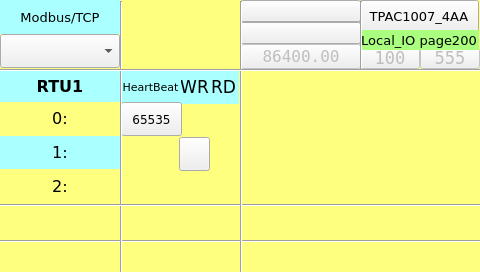
<?xml version="1.0" encoding="UTF-8"?>
<ui version="4.0">
 <class>page200</class>
 <widget class="QWidget" name="page200">
  <property name="geometry">
   <rect>
    <x>0</x>
    <y>0</y>
    <width>480</width>
    <height>272</height>
   </rect>
  </property>
  <property name="minimumSize">
   <size>
    <width>480</width>
    <height>272</height>
   </size>
  </property>
  <property name="maximumSize">
   <size>
    <width>480</width>
    <height>272</height>
   </size>
  </property>
  <property name="windowTitle">
   <string>page200</string>
  </property>
  <property name="styleSheet">
   <string notr="true">QWidget#page200
{
background-color: rgb(255, 255, 127);
}</string>
  </property>
  <widget class="Line" name="line_vt_2">
   <property name="geometry">
    <rect>
     <x>240</x>
     <y>1</y>
     <width>3</width>
     <height>272</height>
    </rect>
   </property>
   <property name="orientation">
    <enum>Qt::Vertical</enum>
   </property>
  </widget>
  <widget class="Line" name="line_vt_4">
   <property name="geometry">
    <rect>
     <x>360</x>
     <y>1</y>
     <width>3</width>
     <height>68</height>
    </rect>
   </property>
   <property name="orientation">
    <enum>Qt::Vertical</enum>
   </property>
  </widget>
  <widget class="ATCMbutton" name="atcmButton_menu">
   <property name="geometry">
    <rect>
     <x>359</x>
     <y>0</y>
     <width>120</width>
     <height>32</height>
    </rect>
   </property>
   <property name="font">
    <font>
     <family>DejaVu Sans</family>
     <pointsize>10</pointsize>
     <weight>50</weight>
     <bold>false</bold>
    </font>
   </property>
   <property name="toolTip">
    <string/>
   </property>
   <property name="whatsThis">
    <string>ATCMbutton widget</string>
   </property>
   <property name="pageName">
    <string>menu</string>
   </property>
   <property name="statusvar">
    <string/>
   </property>
   <property name="viewStatus">
    <bool>false</bool>
   </property>
   <property name="refresh">
    <number>200</number>
   </property>
   <property name="visibilityVar">
    <string/>
   </property>
   <property name="bgColor">
    <color>
     <red>85</red>
     <green>255</green>
     <blue>255</blue>
    </color>
   </property>
   <property name="borderColor">
    <color>
     <red>0</red>
     <green>0</green>
     <blue>0</blue>
    </color>
   </property>
   <property name="text">
    <string>TPAC1007_4AA</string>
   </property>
   <property name="pressText">
    <string>TPAC1007_4AA</string>
   </property>
   <property name="borderWidth">
    <number>1</number>
   </property>
   <property name="borderRadius">
    <number>0</number>
   </property>
   <property name="apparence">
    <enum>QFrame::Raised</enum>
   </property>
  </widget>
  <widget class="ATCMlabel" name="atcmLabel_FWrevision">
   <property name="enabled">
    <bool>false</bool>
   </property>
   <property name="geometry">
    <rect>
     <x>360</x>
     <y>48</y>
     <width>60</width>
     <height>21</height>
    </rect>
   </property>
   <property name="font">
    <font>
     <family>DejaVu Sans Mono</family>
     <pointsize>13</pointsize>
     <weight>50</weight>
     <bold>false</bold>
    </font>
   </property>
   <property name="text">
    <string>100</string>
   </property>
   <property name="toolTip">
    <string>PLC_FWrevision</string>
   </property>
   <property name="whatsThis">
    <string>ATCMlabel widget</string>
   </property>
   <property name="variable">
    <string>PLC_FWrevision</string>
   </property>
   <property name="refresh">
    <number>200</number>
   </property>
   <property name="max">
    <string>0</string>
   </property>
   <property name="min">
    <string>0</string>
   </property>
   <property name="viewStatus">
    <bool>false</bool>
   </property>
   <property name="visibilityVar">
    <string/>
   </property>
   <property name="bgColor">
    <color>
     <red>255</red>
     <green>255</green>
     <blue>127</blue>
    </color>
   </property>
   <property name="fontColor">
    <color>
     <red>0</red>
     <green>0</green>
     <blue>0</blue>
    </color>
   </property>
   <property name="borderWidth">
    <number>0</number>
   </property>
   <property name="borderRadius">
    <number>0</number>
   </property>
  </widget>
  <widget class="Line" name="line_hr_2">
   <property name="geometry">
    <rect>
     <x>0</x>
     <y>204</y>
     <width>481</width>
     <height>3</height>
    </rect>
   </property>
   <property name="font">
    <font>
     <family>DejaVu Sans</family>
    </font>
   </property>
   <property name="orientation">
    <enum>Qt::Horizontal</enum>
   </property>
  </widget>
  <widget class="QLabel" name="label_RTU_AnIn_14">
   <property name="geometry">
    <rect>
     <x>0</x>
     <y>136</y>
     <width>120</width>
     <height>33</height>
    </rect>
   </property>
   <property name="font">
    <font>
     <family>DejaVu Sans</family>
     <pointsize>12</pointsize>
    </font>
   </property>
   <property name="styleSheet">
    <string notr="true">background-color: rgb(170, 255, 255);</string>
   </property>
   <property name="text">
    <string>1:</string>
   </property>
   <property name="alignment">
    <set>Qt::AlignCenter</set>
   </property>
  </widget>
  <widget class="Line" name="line_vt_1">
   <property name="geometry">
    <rect>
     <x>120</x>
     <y>1</y>
     <width>3</width>
     <height>272</height>
    </rect>
   </property>
   <property name="orientation">
    <enum>Qt::Vertical</enum>
   </property>
  </widget>
  <widget class="Line" name="line_hr_3">
   <property name="geometry">
    <rect>
     <x>0</x>
     <y>231</y>
     <width>481</width>
     <height>21</height>
    </rect>
   </property>
   <property name="orientation">
    <enum>Qt::Horizontal</enum>
   </property>
  </widget>
  <widget class="QLabel" name="label_RTU_AnIn_18">
   <property name="geometry">
    <rect>
     <x>0</x>
     <y>70</y>
     <width>120</width>
     <height>33</height>
    </rect>
   </property>
   <property name="font">
    <font>
     <family>DejaVu Sans</family>
     <pointsize>12</pointsize>
     <weight>75</weight>
     <bold>true</bold>
    </font>
   </property>
   <property name="styleSheet">
    <string notr="true">background-color: rgb(170, 255, 255);</string>
   </property>
   <property name="text">
    <string>RTU1</string>
   </property>
   <property name="alignment">
    <set>Qt::AlignCenter</set>
   </property>
  </widget>
  <widget class="QLabel" name="label_RTU_AnIn_2">
   <property name="geometry">
    <rect>
     <x>208</x>
     <y>70</y>
     <width>31</width>
     <height>34</height>
    </rect>
   </property>
   <property name="font">
    <font>
     <family>DejaVu Sans</family>
     <pointsize>13</pointsize>
    </font>
   </property>
   <property name="styleSheet">
    <string notr="true">background-color: rgb(170, 255, 255);</string>
   </property>
   <property name="text">
    <string>RD</string>
   </property>
   <property name="alignment">
    <set>Qt::AlignCenter</set>
   </property>
  </widget>
  <widget class="ATCMlabel" name="atcmLabel_HWconfig">
   <property name="enabled">
    <bool>false</bool>
   </property>
   <property name="geometry">
    <rect>
     <x>420</x>
     <y>48</y>
     <width>60</width>
     <height>21</height>
    </rect>
   </property>
   <property name="font">
    <font>
     <family>DejaVu Sans Mono</family>
     <pointsize>13</pointsize>
    </font>
   </property>
   <property name="text">
    <string>555</string>
   </property>
   <property name="toolTip">
    <string>PLC_HWconfig</string>
   </property>
   <property name="whatsThis">
    <string>ATCMlabel widget</string>
   </property>
   <property name="variable">
    <string>PLC_HWconfig</string>
   </property>
   <property name="refresh">
    <number>200</number>
   </property>
   <property name="max">
    <string>0</string>
   </property>
   <property name="min">
    <string>0</string>
   </property>
   <property name="viewStatus">
    <bool>false</bool>
   </property>
   <property name="visibilityVar">
    <string/>
   </property>
   <property name="bgColor">
    <color>
     <red>255</red>
     <green>255</green>
     <blue>127</blue>
    </color>
   </property>
   <property name="fontColor">
    <color>
     <red>0</red>
     <green>0</green>
     <blue>0</blue>
    </color>
   </property>
   <property name="borderWidth">
    <number>0</number>
   </property>
   <property name="borderRadius">
    <number>0</number>
   </property>
   <property name="format">
    <enum>ATCMlabel::Hex</enum>
   </property>
  </widget>
  <widget class="ATCMbutton" name="atcmButton">
   <property name="geometry">
    <rect>
     <x>179</x>
     <y>137</y>
     <width>31</width>
     <height>34</height>
    </rect>
   </property>
   <property name="checkable">
    <bool>true</bool>
   </property>
   <property name="toolTip">
    <string>RTU_RTU1_WR</string>
   </property>
   <property name="whatsThis">
    <string>ATCMbutton widget</string>
   </property>
   <property name="pageName">
    <string/>
   </property>
   <property name="passwordVar">
    <string/>
   </property>
   <property name="statusvar">
    <string>RTU_RTU1_WR</string>
   </property>
   <property name="viewStatus">
    <bool>false</bool>
   </property>
   <property name="visibilityVar">
    <string/>
   </property>
   <property name="bgColor">
    <color>
     <red>170</red>
     <green>255</green>
     <blue>255</blue>
    </color>
   </property>
   <property name="text">
    <string/>
   </property>
   <property name="pressText">
    <string/>
   </property>
   <property name="borderWidth">
    <number>1</number>
   </property>
   <property name="borderRadius">
    <number>0</number>
   </property>
   <property name="apparence">
    <enum>QFrame::Raised</enum>
   </property>
  </widget>
  <widget class="QLabel" name="label_RTU_AnIn_1">
   <property name="geometry">
    <rect>
     <x>179</x>
     <y>70</y>
     <width>31</width>
     <height>34</height>
    </rect>
   </property>
   <property name="font">
    <font>
     <family>DejaVu Sans</family>
     <pointsize>13</pointsize>
    </font>
   </property>
   <property name="styleSheet">
    <string notr="true">background-color: rgb(170, 255, 255);</string>
   </property>
   <property name="text">
    <string>WR</string>
   </property>
   <property name="alignment">
    <set>Qt::AlignCenter</set>
   </property>
  </widget>
  <widget class="ATCMled" name="atcmLed_RTU_AnIn_1">
   <property name="geometry">
    <rect>
     <x>207</x>
     <y>170</y>
     <width>31</width>
     <height>34</height>
    </rect>
   </property>
   <property name="toolTip">
    <string>RTU_RTU1_RD</string>
   </property>
   <property name="whatsThis">
    <string>ATCMled widget</string>
   </property>
   <property name="variable">
    <string>RTU_RTU1_RD</string>
   </property>
   <property name="refresh">
    <number>500</number>
   </property>
   <property name="viewStatus">
    <bool>false</bool>
   </property>
   <property name="visibilityVar">
    <string/>
   </property>
   <property name="onIcon">
    <iconset>
     <normaloff>:/on.png</normaloff>:/on.png</iconset>
   </property>
   <property name="offIcon">
    <iconset>
     <normaloff>:/off.png</normaloff>:/off.png</iconset>
   </property>
  </widget>
  <widget class="Line" name="line_hr_1">
   <property name="geometry">
    <rect>
     <x>0</x>
     <y>69</y>
     <width>481</width>
     <height>3</height>
    </rect>
   </property>
   <property name="orientation">
    <enum>Qt::Horizontal</enum>
   </property>
  </widget>
  <widget class="QLabel" name="label_Qt_Project">
   <property name="geometry">
    <rect>
     <x>359</x>
     <y>30</y>
     <width>120</width>
     <height>20</height>
    </rect>
   </property>
   <property name="font">
    <font>
     <family>DejaVu Sans</family>
     <pointsize>10</pointsize>
    </font>
   </property>
   <property name="styleSheet">
    <string notr="true">background-color: rgb(170, 255, 127);</string>
   </property>
   <property name="text">
    <string>Local_IO page200</string>
   </property>
   <property name="alignment">
    <set>Qt::AlignCenter</set>
   </property>
  </widget>
  <widget class="QLabel" name="label_RTU_AnIn_13">
   <property name="geometry">
    <rect>
     <x>0</x>
     <y>102</y>
     <width>120</width>
     <height>33</height>
    </rect>
   </property>
   <property name="font">
    <font>
     <family>DejaVu Sans</family>
     <pointsize>12</pointsize>
    </font>
   </property>
   <property name="styleSheet">
    <string notr="true">background-color: rgb(255, 255, 127);</string>
   </property>
   <property name="text">
    <string>0:</string>
   </property>
   <property name="alignment">
    <set>Qt::AlignCenter</set>
   </property>
  </widget>
  <widget class="ATCMtime" name="atcmTime">
   <property name="geometry">
    <rect>
     <x>240</x>
     <y>22</y>
     <width>121</width>
     <height>22</height>
    </rect>
   </property>
   <property name="font">
    <font>
     <family>DejaVu Sans Mono</family>
    </font>
   </property>
   <property name="toolTip">
    <string>ATCM QTime</string>
   </property>
   <property name="whatsThis">
    <string>ATCMtime widget</string>
   </property>
   <property name="bgColor">
    <color>
     <red>170</red>
     <green>255</green>
     <blue>127</blue>
    </color>
   </property>
   <property name="borderWidth">
    <number>0</number>
   </property>
   <property name="borderRadius">
    <number>0</number>
   </property>
  </widget>
  <widget class="ATCMdate" name="atcmDate">
   <property name="geometry">
    <rect>
     <x>240</x>
     <y>0</y>
     <width>121</width>
     <height>22</height>
    </rect>
   </property>
   <property name="font">
    <font>
     <family>DejaVu Sans Mono</family>
    </font>
   </property>
   <property name="toolTip">
    <string>ATCM QDate</string>
   </property>
   <property name="whatsThis">
    <string>ATCMdate widget</string>
   </property>
   <property name="bgColor">
    <color>
     <red>170</red>
     <green>255</green>
     <blue>127</blue>
    </color>
   </property>
   <property name="borderWidth">
    <number>0</number>
   </property>
   <property name="borderRadius">
    <number>0</number>
   </property>
   <property name="format">
    <enum>ATCMdate::YYYY_MM_DD</enum>
   </property>
  </widget>
  <widget class="ATCMlabel" name="atcmLabel_PLC_time">
   <property name="enabled">
    <bool>false</bool>
   </property>
   <property name="geometry">
    <rect>
     <x>241</x>
     <y>44</y>
     <width>120</width>
     <height>25</height>
    </rect>
   </property>
   <property name="font">
    <font>
     <family>DejaVu Sans Mono</family>
     <pointsize>12</pointsize>
    </font>
   </property>
   <property name="text">
    <string>86400.00</string>
   </property>
   <property name="toolTip">
    <string>PLC_time</string>
   </property>
   <property name="whatsThis">
    <string>ATCMlabel widget</string>
   </property>
   <property name="variable">
    <string>PLC_time</string>
   </property>
   <property name="refresh">
    <number>500</number>
   </property>
   <property name="max">
    <string>0</string>
   </property>
   <property name="min">
    <string>0</string>
   </property>
   <property name="viewStatus">
    <bool>false</bool>
   </property>
   <property name="visibilityVar">
    <string/>
   </property>
   <property name="bgColor">
    <color>
     <red>170</red>
     <green>255</green>
     <blue>127</blue>
    </color>
   </property>
   <property name="fontColor">
    <color>
     <red>0</red>
     <green>0</green>
     <blue>0</blue>
    </color>
   </property>
   <property name="borderWidth">
    <number>0</number>
   </property>
   <property name="borderRadius">
    <number>0</number>
   </property>
  </widget>
  <widget class="QLabel" name="label_RTU_AnIn_3">
   <property name="geometry">
    <rect>
     <x>120</x>
     <y>70</y>
     <width>61</width>
     <height>34</height>
    </rect>
   </property>
   <property name="font">
    <font>
     <family>DejaVu Sans</family>
     <pointsize>8</pointsize>
    </font>
   </property>
   <property name="styleSheet">
    <string notr="true">background-color: rgb(170, 255, 255);</string>
   </property>
   <property name="text">
    <string>HeartBeat</string>
   </property>
   <property name="alignment">
    <set>Qt::AlignCenter</set>
   </property>
  </widget>
  <widget class="QLabel" name="label_RTU_AnIn_15">
   <property name="geometry">
    <rect>
     <x>0</x>
     <y>170</y>
     <width>120</width>
     <height>33</height>
    </rect>
   </property>
   <property name="font">
    <font>
     <family>DejaVu Sans</family>
     <pointsize>12</pointsize>
    </font>
   </property>
   <property name="styleSheet">
    <string notr="true">background-color: rgb(255, 255, 127);</string>
   </property>
   <property name="text">
    <string>2:</string>
   </property>
   <property name="alignment">
    <set>Qt::AlignCenter</set>
   </property>
  </widget>
  <widget class="ATCMlabel" name="atcmLabel_3">
   <property name="geometry">
    <rect>
     <x>121</x>
     <y>102</y>
     <width>61</width>
     <height>34</height>
    </rect>
   </property>
   <property name="font">
    <font>
     <family>DejaVu Sans</family>
    </font>
   </property>
   <property name="text">
    <string>65535</string>
   </property>
   <property name="toolTip">
    <string>RTU_HEARTBEAT</string>
   </property>
   <property name="whatsThis">
    <string>ATCMlabel widget</string>
   </property>
   <property name="variable">
    <string>RTU_HEARTBEAT</string>
   </property>
   <property name="refresh">
    <number>500</number>
   </property>
   <property name="max">
    <string>0</string>
   </property>
   <property name="min">
    <string>0</string>
   </property>
   <property name="viewStatus">
    <bool>true</bool>
   </property>
   <property name="visibilityVar">
    <string/>
   </property>
   <property name="bgColor">
    <color>
     <red>255</red>
     <green>255</green>
     <blue>127</blue>
    </color>
   </property>
   <property name="borderWidth">
    <number>1</number>
   </property>
   <property name="borderRadius">
    <number>0</number>
   </property>
  </widget>
  <widget class="QLabel" name="label_Start_3">
   <property name="geometry">
    <rect>
     <x>0</x>
     <y>0</y>
     <width>120</width>
     <height>34</height>
    </rect>
   </property>
   <property name="font">
    <font>
     <family>DejaVu Sans</family>
     <pointsize>10</pointsize>
    </font>
   </property>
   <property name="styleSheet">
    <string notr="true">background-color: rgb(170, 255, 255);</string>
   </property>
   <property name="text">
    <string>Modbus/TCP</string>
   </property>
   <property name="alignment">
    <set>Qt::AlignCenter</set>
   </property>
  </widget>
  <widget class="ATCMcombobox" name="atcmComboBox">
   <property name="geometry">
    <rect>
     <x>0</x>
     <y>34</y>
     <width>120</width>
     <height>34</height>
    </rect>
   </property>
   <property name="font">
    <font>
     <family>DejaVu Sans</family>
     <pointsize>10</pointsize>
    </font>
   </property>
   <property name="toolTip">
    <string>TEST_COMMAND</string>
   </property>
   <property name="whatsThis">
    <string>ATCMcombobox widget</string>
   </property>
   <property name="variable">
    <string>TEST_COMMAND</string>
   </property>
   <property name="refresh">
    <number>500</number>
   </property>
   <property name="viewStatus">
    <bool>false</bool>
   </property>
   <property name="writeAcknowledge">
    <bool>false</bool>
   </property>
   <property name="visibilityVar">
    <string/>
   </property>
   <property name="bgColor">
    <color>
     <red>170</red>
     <green>255</green>
     <blue>127</blue>
    </color>
   </property>
   <property name="borderWidth">
    <number>0</number>
   </property>
   <property name="borderRadius">
    <number>0</number>
   </property>
   <property name="mapping">
    <string>0;LOCAL;216;REMOTE;42;DONE</string>
   </property>
  </widget>
  <widget class="ATCManimation" name="atcmAnimation_TEST_STATUS">
   <property name="geometry">
    <rect>
     <x>120</x>
     <y>0</y>
     <width>120</width>
     <height>68</height>
    </rect>
   </property>
   <property name="toolTip">
    <string>TEST_STATUS</string>
   </property>
   <property name="whatsThis">
    <string>ATCManimation widget</string>
   </property>
   <property name="mapping">
    <string>0;:/icons/my_img/local.png;216;:/icons/my_img/remote.png;42;:/icons/my_img/done.png</string>
   </property>
   <property name="variable">
    <string>TEST_STATUS</string>
   </property>
   <property name="refresh">
    <number>500</number>
   </property>
   <property name="viewStatus">
    <bool>false</bool>
   </property>
   <property name="visibilityVar">
    <string/>
   </property>
  </widget>
  <zorder>atcmButton_menu</zorder>
  <zorder>atcmLabel_FWrevision</zorder>
  <zorder>label_RTU_AnIn_14</zorder>
  <zorder>label_RTU_AnIn_18</zorder>
  <zorder>label_RTU_AnIn_2</zorder>
  <zorder>atcmLabel_HWconfig</zorder>
  <zorder>label_RTU_AnIn_1</zorder>
  <zorder>atcmLed_RTU_AnIn_1</zorder>
  <zorder>label_Qt_Project</zorder>
  <zorder>label_RTU_AnIn_13</zorder>
  <zorder>atcmButton</zorder>
  <zorder>atcmTime</zorder>
  <zorder>atcmDate</zorder>
  <zorder>atcmLabel_PLC_time</zorder>
  <zorder>label_RTU_AnIn_3</zorder>
  <zorder>label_RTU_AnIn_15</zorder>
  <zorder>atcmLabel_3</zorder>
  <zorder>label_Start_3</zorder>
  <zorder>atcmComboBox</zorder>
  <zorder>atcmAnimation_TEST_STATUS</zorder>
  <zorder>line_vt_4</zorder>
  <zorder>line_hr_3</zorder>
  <zorder>line_vt_1</zorder>
  <zorder>line_hr_2</zorder>
  <zorder>line_vt_2</zorder>
  <zorder>line_hr_1</zorder>
 </widget>
 <customwidgets>
  <customwidget>
   <class>ATCManimation</class>
   <extends>QLabel</extends>
   <header>atcmplugin.h</header>
  </customwidget>
  <customwidget>
   <class>ATCMbutton</class>
   <extends>QPushButton</extends>
   <header>atcmplugin.h</header>
  </customwidget>
  <customwidget>
   <class>ATCMcombobox</class>
   <extends>QComboBox</extends>
   <header>atcmplugin.h</header>
  </customwidget>
  <customwidget>
   <class>ATCMdate</class>
   <extends>QPushButton</extends>
   <header>atcmplugin.h</header>
  </customwidget>
  <customwidget>
   <class>ATCMlabel</class>
   <extends>QPushButton</extends>
   <header>atcmplugin.h</header>
  </customwidget>
  <customwidget>
   <class>ATCMled</class>
   <extends>QLabel</extends>
   <header>atcmplugin.h</header>
  </customwidget>
  <customwidget>
   <class>ATCMtime</class>
   <extends>QPushButton</extends>
   <header>atcmplugin.h</header>
  </customwidget>
 </customwidgets>
 <resources/>
 <connections>
  <connection>
   <sender>atcmButton_menu</sender>
   <signal>newPage(const char*,bool)</signal>
   <receiver>page200</receiver>
   <slot>goto_page(const char*,bool)</slot>
   <hints>
    <hint type="sourcelabel">
     <x>20</x>
     <y>20</y>
    </hint>
    <hint type="destinationlabel">
     <x>20</x>
     <y>20</y>
    </hint>
   </hints>
  </connection>
 </connections>
 <slots>
  <slot>goto_page(const char*,bool)</slot>
 </slots>
</ui>
